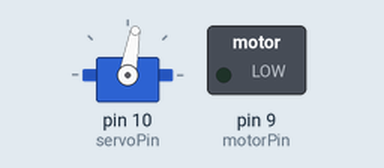
A sketch run on a simulated Arduino Uno, built with avr-gcc and run on an emulated ATmega328P. On the bench: servo, switched loads named in the sketch (green lamp = pin HIGH).

Above: at 0.05 s.
At 11.0 s:
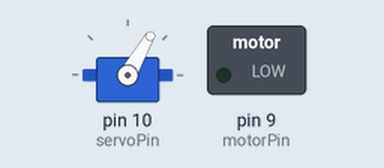
Timing chart, 0 to 14.3 s (numbered marks = the images above):
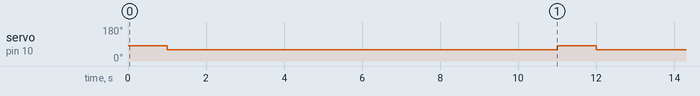

The sketch:

BubbleGun.ino
```cpp
/*
 Hojun Park, dimplejuno@decsers.com
*/

#include <Servo.h>

// We'll be controlling the motor from pin 9.
// This must be one of the PWM-capable pins.

const int motorPin = 9;
const int servoPin = 10;  // the digital pin used for the servo

Servo myservo;  // create servo object to control a servo


int pos = 0;    // variable to store the servo position

void setup()
{
  // Set up the motor pin to be an output:

  pinMode(motorPin, OUTPUT);

  // Set up the serial port:

  Serial.begin(9600);

  myservo.attach(servoPin);  // attaches the servo on pin 9 to the servo object
  myservo.write(60);
}


void loop()
{
  //myservo.write(20, 255,true);
  //myservo.write(180,100,true);

  // Here we've used comments to disable some of the examples.
  // To try different things, uncomment one of the following lines
  // and comment the other ones. See the functions below to learn
  // what they do and how they work.

  motorOnThenOff();
  //motorOnThenOffWithSpeed();
  //motorAcceleration();
  // serialSpeed();
}


// This function turns the motor on and off like the blinking LED.
// Try different values to affect the timing.

void motorOnThenOff()
{
  int onTime = 5000;  // milliseconds to turn the motor on
  int offTime = 10000; // milliseconds to turn the motor off

  myservo.write(80);
  delay(1000);

  myservo.write(60);

  delay(10000);
}


// This function alternates between two speeds.
// Try different values to affect the timing and speed.

void motorOnThenOffWithSpeed()
{
  int Speed1 = 200;  // between 0 (stopped) and 255 (full speed)
  int Time1 = 3000;  // milliseconds for speed 1

  int Speed2 = 50;   // between 0 (stopped) and 255 (full speed)
  int Time2 = 3000;  // milliseconds to turn the motor off

  analogWrite(motorPin, Speed1);  // turns the motor On
  delay(Time1);                   // delay for onTime milliseconds
  analogWrite(motorPin, Speed2);  // turns the motor Off
  delay(Time2);                   // delay for offTime milliseconds
}


// This function slowly accelerates the motor to full speed,
// then back down to zero.

void motorAcceleration()
{
  int speed;
  int delayTime = 20; // milliseconds between each speed step

  // accelerate the motor

  for(speed = 0; speed <= 255; speed++)
  {
    analogWrite(motorPin,speed);	// set the new speed
    delay(delayTime);           	// delay between speed steps
  }

  // decelerate the motor

  for(speed = 255; speed >= 0; speed--)
  {
    analogWrite(motorPin,speed);	// set the new speed
    delay(delayTime);           	// delay between speed steps
  }
}


// This function will let you type a speed into the serial
// monitor window. Open the serial monitor using the magnifying-
// glass icon at the top right of the Arduino window. Then
// type your desired speed into the small text entry bar at the
// top of the window and click "Send" or press return. The motor
// will then operate at that speed. The valid range is 0 to 255.

void serialSpeed()
{
  int speed;

  Serial.println("Type a speed (0-255) into the box above,");
  Serial.println("then click [send] or press [return]");
  Serial.println();  // Print a blank line

  // In order to type out the above message only once,
  // we'll run the rest of this function in an infinite loop:

  while(true)  // "true" is always true, so this will loop forever.
  {
    // First we check to see if incoming data is available:

    while (Serial.available() > 0)
    {
      // If it is, we'll use parseInt() to pull out any numbers:

      speed = Serial.parseInt();

      // Because analogWrite() only works with numbers from
      // 0 to 255, we'll be sure the input is in that range:

      speed = constrain(speed, 0, 255);

      // We'll print out a message to let you know that the
      // number was received:

      Serial.print("Setting speed to ");
      Serial.println(speed);

      // And finally, we'll set the speed of the motor!

      analogWrite(motorPin, speed);
    }
  }
}
```

Measured:
- by itself, servo on pin 10 (servoPin): alternates 80° for 1.0 s and 60° for 10.0 s
